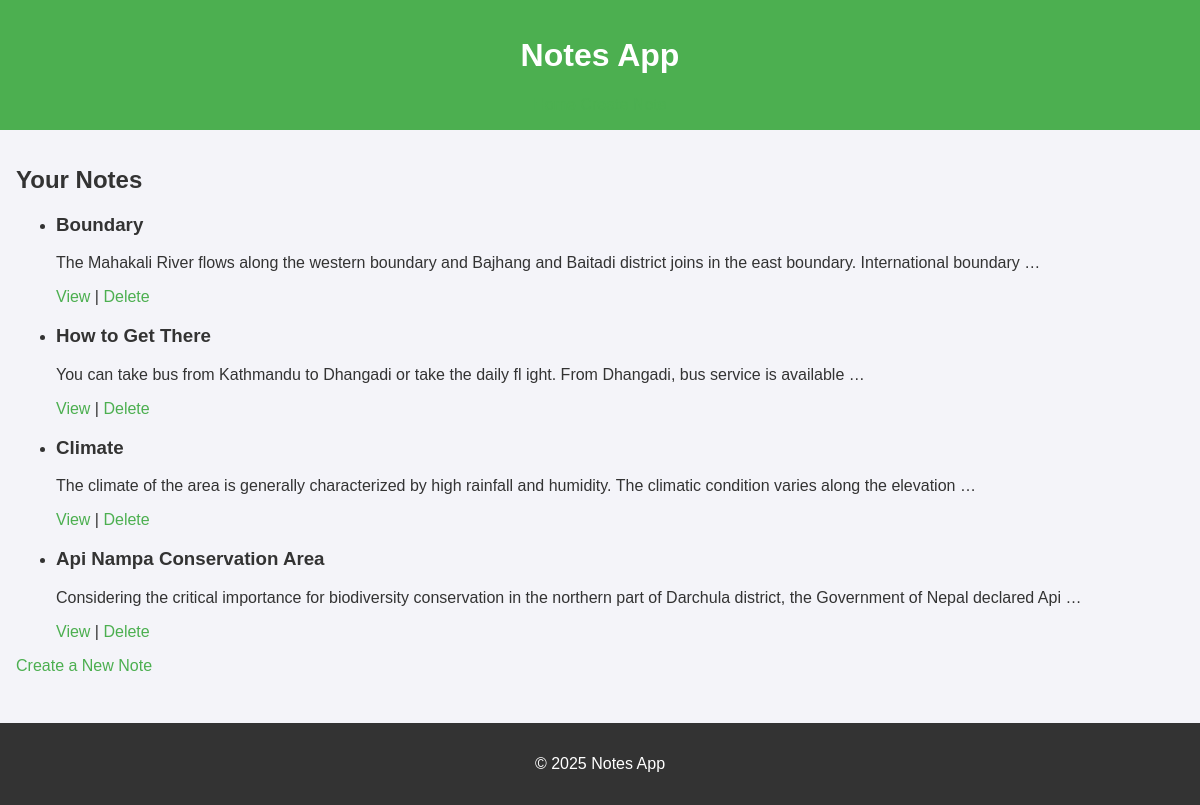
The page / on the database its author committed.
### notes/models.py (models this page shows, shortened)
class Note(models.Model):
    title = models.CharField(max_length=255)
    content = models.TextField()
    created_at = models.DateTimeField(auto_now_add=True)
    updated_at = models.DateTimeField(auto_now=True)

### notes/views.py (the view)
# urls.py: path('', views.note_list, name='note_list'),           # List notes
def note_list(request):
    notes = Note.objects.all().order_by('-created_at')
    return render(request, 'note_list.html', {'notes': notes})

### templates/note_list.html
{% extends 'base.html' %}
{% block content %}
<h2>Your Notes</h2>
<ul>
    {% for note in notes %}
        <li>
            <h3>{{ note.title }}</h3>
            <p>{{ note.content|truncatewords:20 }}</p>
            <a href="{% url 'note_detail' note.id %}">View</a> |
            <a href="{% url 'note_delete' note.id %}">Delete</a>
        </li>
    {% empty %}
        <p>No notes available.</p>
    {% endfor %}
</ul>
<a href="{% url 'note_create' %}">Create a New Note</a>
{% endblock %}

### templates/base.html (shortened to what this page needs)
{% load static %}
<!DOCTYPE html>
<html lang="en">
<head>
    <link rel="stylesheet" href="{% static 'css/style.css' %}">
</head>
<body>
    <header>
        <h1>Notes App</h1>
        <nav>
            <a href="{% url 'note_list' %}">Home</a>
            <a href="{% url 'note_create' %}">Create Note</a>
        </nav>
    </header>
    <main>
        {% block content %}
        {% endblock %}
    </main>
    <footer>
        <p>&copy; 2025 Notes App</p>
    </footer>
</body>
</html>

### static/css/style.css (style rules this page uses)
body { font-family: Arial, sans-serif; background-color: #f4f4f9; color: #333; margin: 0; padding: 0; }
header { background-color: #4CAF50; color: white; padding: 1rem; text-align: center; }
main { padding: 1rem; }
footer { text-align: center; background-color: #333; color: white; padding: 1rem; margin-top: 2rem; }
a { color: #4CAF50; text-decoration: none; }

### rows shown on the page
Note: title "Boundary", content "The Mahakali River flows along the western boundary and Bajhang and Baitadi district joins in the east boundary. International boundary …"
Note: title "How to Get There", content "You can take bus from Kathmandu to Dhangadi or take the daily fl ight. From Dhangadi, bus service is available …"
Note: title "Climate", content "The climate of the area is generally characterized by high rainfall and humidity. The climatic condition varies along the elevation …"
Note: title "Api Nampa Conservation Area", content "Considering the critical importance for biodiversity conservation in the northern part of Darchula district, the Government of Nepal declared Api …"
